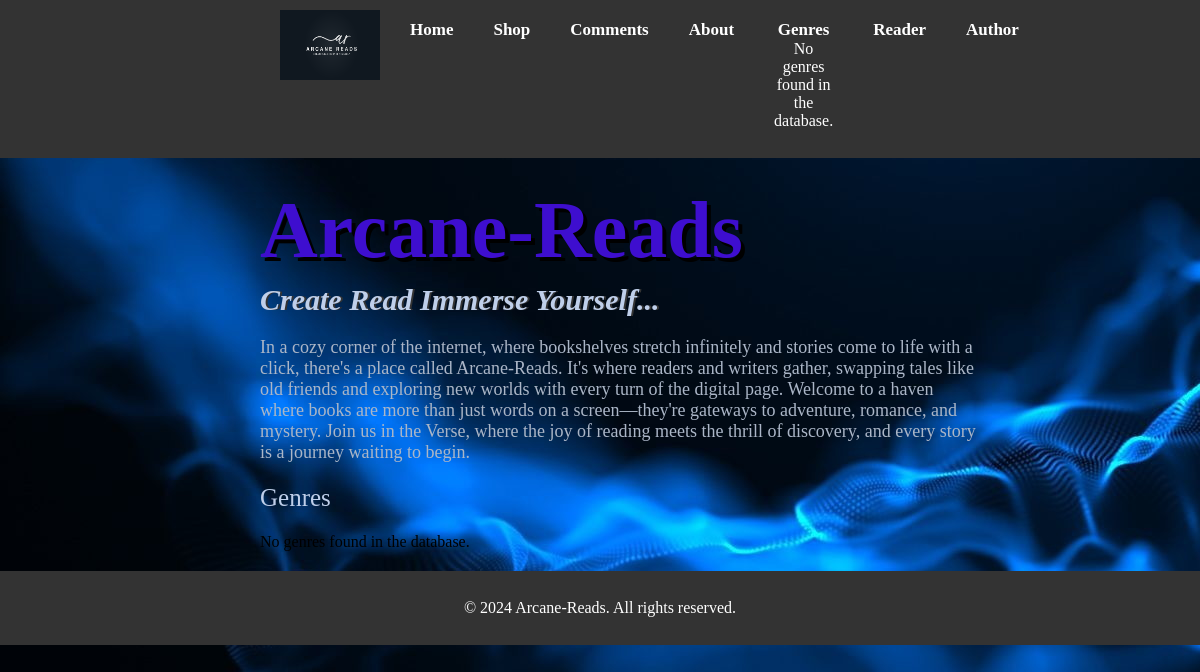
Before: / with the older database file.
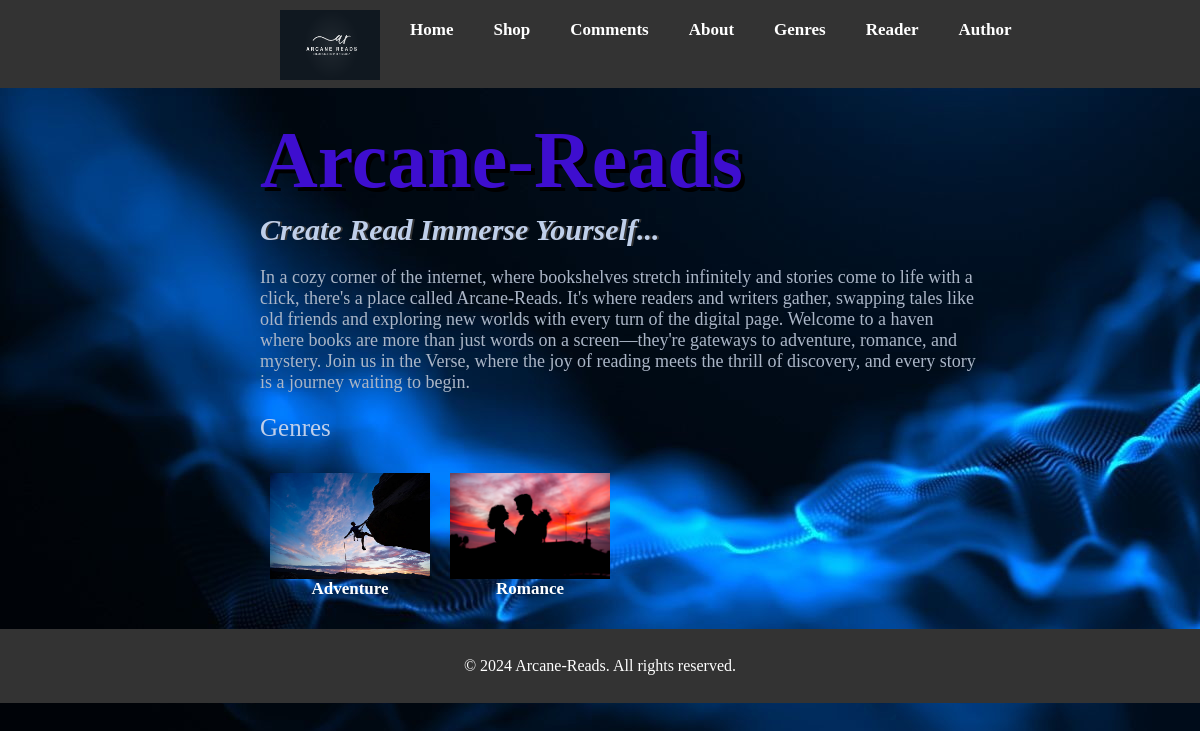
After: the same page with the newer database file.
### tables this page shows
CREATE TABLE `genre` (
  `GenreID` int(11) NOT NULL,
  `GenreName` varchar(50) NOT NULL,
  `GenreCoverImg` varchar(255) NOT NULL,
  `GenreDescription` varchar(255) NOT NULL,
  `GenreCatchPhrase` varchar(255) NOT NULL
);

### web/genre_list.php (the view, shortened to what this page needs)
<?php
$servername = "localhost";
$username = "root";
$password = "";
$database = "arcane-reads";
$conn = new mysqli($servername, $username, $password, $database);
$sql = "SELECT GenreID, GenreName, GenreCoverImg FROM genre";
$result = $conn->query($sql);
if ($result->num_rows > 0) {
    echo '<div class="genre-container">';
    while ($row = $result->fetch_assoc()) {
        $genreID = $row["GenreID"];
        $genreName = $row["GenreName"];
        $genreCoverImg = IMAGE_BASE_PATH . $row["GenreCoverImg"];
        echo "<div class='genre-item'>";
        echo "<a href='../genres/genre.php?id=$genreID' class='navbar-link'><img src='$genreCoverImg' alt='$genreName Cover Image'>$genreName</a>";
        echo "</div>";
    }
    echo '</div>';
} else {
    echo "No genres found in the database.";
}
?>

### web/index.php (shortened to what this page needs)
<!DOCTYPE html>
<html lang="en">
<head>
    <link rel="stylesheet" href="../assets/css/style.css">
</head>
<body>
    <?php include 'header.php'; ?>
    <div class="container">
        <h1 class="h1_main">Arcane-Reads</h1>
        <h2 class="h2_main">Create Read Immerse Yourself...</h2>
        <h2><p class="h2_para">In a cozy corner of the internet, where bookshelves stretch infinitely and stories come to life with a click,
             there's a place called Arcane-Reads. It's where readers and writers gather, swapping tales like old friends and exploring new worlds
              with every turn of the digital page. Welcome to a haven where books are more than just words on a screen—they're gateways to adventure,
               romance, and mystery. Join us in the Verse, where the joy of reading meets the thrill of discovery, and every story is a journey waiting to begin.</p></h2>
        <h2 class="h2_sub">Genres</h2>
        <?php include 'genre_list.php'; ?>
    </div>
    <footer>
        <p>&copy; 2024 Arcane-Reads. All rights reserved.</p>
    </footer>
</body>
</html>

### web/header.php (shortened to what this page needs)
<!DOCTYPE html>
<html lang="en">
<head>
</head>
<body>
<header class="header">
        <div class="nav_container">
            <nav class="navbar" data-navbar>
                <ul class="navbar-list">
                    <div class="logo">
                        <li class="navbar-logo"><img src="../assets/images/logoAR.png" alt="logo" width="100px" height="70px" /></li>
                    </div>
                    <li class="navbar-item">
                        <a href="../web/index.php" class="navbar-link" data-nav-link>Home</a>
                    </li>
                    <li class="navbar-item">
                        <a href="../web/shop.html" class="navbar-link" data-nav-link>Shop</a>
                    </li>
                    <li class="navbar-item">
                        <a href="../web/comments.html" class="navbar-link" data-nav-link>Comments</a>
                    </li>
                    <li class="navbar-item">
                        <a href="../web/about.php" class="navbar-link" data-nav-link>About</a>
                    </li>
                    <li class="navbar-item dropdown">
                        <a href="#" class="navbar-link" data-nav-link>Genres</a>
                            <?php include 'dropdown_menu.php'; ?>
                    </li>
                    <li class="navbar-item">
                        <a href="../Login-Signup/user_login.php" class="navbar-link" data-nav-link>Reader</a>
                    </li>
                    <li class="navbar-item">
                        <a href="../Login-Signup/seller_login.php" class="navbar-link" data-nav-link>Author</a>
                    </li>
                </ul>
            </nav>
        </div>
</header>
</body>
</html>

### web/dropdown_menu.php (shortened to what this page needs)
<?php
$servername = "localhost";
$username = "root";
$password = "";
$database = "arcane-reads";
$conn = new mysqli($servername, $username, $password, $database);
$sql = "SELECT GenreID, GenreName FROM genre";
$result = $conn->query($sql);
if ($result->num_rows > 0) {
    echo '<ul class="dropdown-menu">';
    while ($row = $result->fetch_assoc()) {
        $genreID = $row["GenreID"];
        $genreName = $row["GenreName"];
        echo "<li class='dropdown-item'>";
        echo "<a href='../genres/genre.php?id=$genreID' class='navbar-link'>$genreName</a>";
        echo "</li>";
    }
    echo '</ul>';
} else {
    echo "No genres found in the database.";
}
?>

### assets/css/style.css (style rules this page uses)
body { background-image: url(../images/main_bg.jpg); padding: 0; margin: 0; margin-bottom: 0; }
.h1_main { font-family: ITC Medea W01 Extra Bold; font-size: 80px; font-weight: 600; color:rgb(62, 14, 207); margin-top: 1%; margin-bottom: 1%; text-shadow: #000000 4px 4px; }
.h2_main { margin-top: 1%; margin-bottom: 1%; font-family: ITC Medea W01 Extra Bold; font-size: 30px; font-weight: 700; font-style: italic; color: #bfcfea; text-shadow: #333 2px 0px; }
.h2_para { font-family: 'Times New Roman', Times, serif; font-size: 18px; font-weight: 100; color: #abb6c7; }
.h2_sub { font-family: ITC Medea W01 Extra Bold; font-size: 25px; font-weight: 200; color: #bfcfea; }
.nav_container { padding-left: 20%; padding-right: 20%; background-color: #333; color: #fff; text-align: center; bottom: 0; padding-top: 10px; padding-bottom: 2px; position: fixed top; }
.container { width: 60%; margin-left: 20%; margin-right: 20%; margin-top: 0%; margin-bottom: 0%; padding: 20px; }
.logo { font-size: 24px; font-weight: bold; text-decoration: none; color: #333; }
.navbar { display: flex; align-items: center; }
.navbar-list { display: flex; list-style: none; margin: 0; padding: auto; }
.navbar-logo { margin-right: 20px; position: relative; padding: 0; }
.navbar-item { padding: 10px; margin-right: 20px; position: relative; }
.navbar-link { text-decoration: none; font-weight: bold; color: #ffffff; font-size: 17px; }
.genre-container { display: flex; flex-wrap: wrap; }
.genre-item { width: 25%; padding: 10px; box-sizing: border-box; }
.genre-item a { display: block; text-align: center; }
.genre-item img { max-width: 100%; height: auto; display: block; margin: 0 auto; }
footer { background-color: #333; color: #fff; text-align: center; margin-bottom: 0; padding: 1%; position: absolute bottom; }

Changed rows visible on the page:
added genre: GenreCoverImg (picture), GenreName "Adventure"
added genre: GenreCoverImg (picture), GenreName "Romance"
Other visible differences:
text no longer shown: "No genres found in the database. No genres found in the database."
